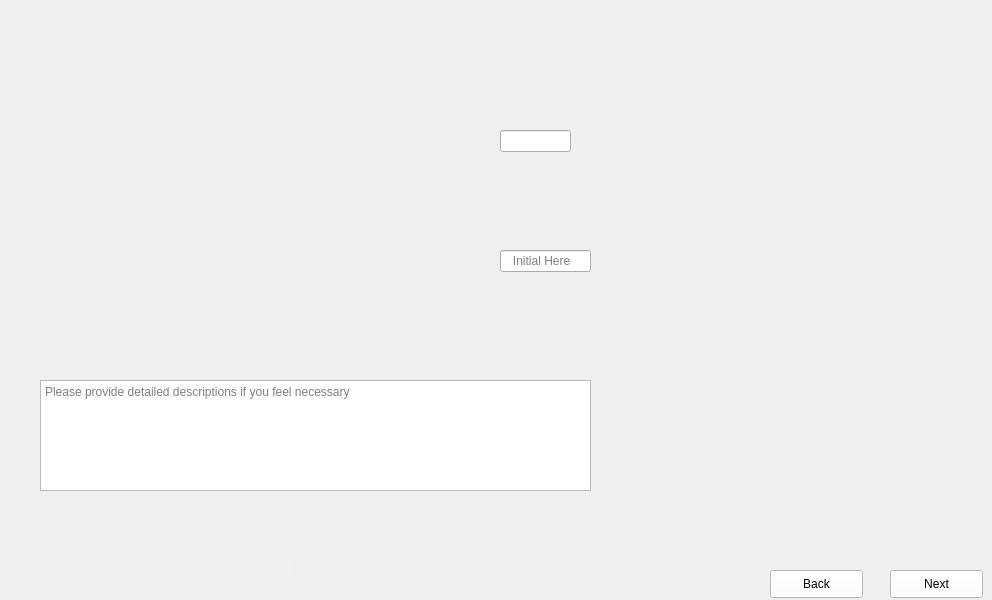
      <widget class="QWidget" name="Dice_First_Pillars_2">
       <property name="maximumSize">
        <size>
         <width>1024</width>
         <height>600</height>
        </size>
       </property>
       <property name="styleSheet">
        <string notr="true">border-image: url(:/images/images/Dice_First_Pillars_2.png);</string>
       </property>
       <widget class="QLineEdit" name="Dice_First_Pillars_2_Data">
        <property name="geometry">
         <rect>
          <x>500</x>
          <y>130</y>
          <width>71</width>
          <height>22</height>
         </rect>
        </property>
        <property name="styleSheet">
         <string notr="true">border-image:None;</string>
        </property>
       </widget>
       <widget class="QLineEdit" name="Dice_First_Pillars_2_Initial1">
        <property name="geometry">
         <rect>
          <x>500</x>
          <y>250</y>
          <width>91</width>
          <height>22</height>
         </rect>
        </property>
        <property name="styleSheet">
         <string notr="true">border-image:None;</string>
        </property>
        <property name="placeholderText">
         <string>   Initial Here</string>
        </property>
       </widget>
       <widget class="QLineEdit" name="Dice_First_Pillars_2_Dates">
        <property name="geometry">
         <rect>
          <x>110</x>
          <y>560</y>
          <width>91</width>
          <height>22</height>
         </rect>
        </property>
        <property name="styleSheet">
         <string notr="true">QLineEdit{
background-color: rgb(240, 240, 240);
border: none;
border-image:None;
}</string>
        </property>
       </widget>
       <widget class="QLineEdit" name="Dice_First_Pillars_2_Initial2">
        <property name="geometry">
         <rect>
          <x>210</x>
          <y>560</y>
          <width>81</width>
          <height>22</height>
         </rect>
        </property>
        <property name="styleSheet">
         <string notr="true">QLineEdit{
background-color: rgb(240, 240, 240);
border: none;
border-image:None;
}</string>
        </property>
       </widget>
       <widget class="QTextEdit" name="Dice_First_Pillars_2_Comments">
        <property name="geometry">
         <rect>
          <x>40</x>
          <y>380</y>
          <width>551</width>
          <height>111</height>
         </rect>
        </property>
        <property name="styleSheet">
         <string notr="true">border-image:None;</string>
        </property>
        <property name="placeholderText">
         <string>Please provide detailed descriptions if you feel necessary </string>
        </property>
       </widget>
       <widget class="QPushButton" name="Dice_First_Pillars_2_Next">
        <property name="geometry">
         <rect>
          <x>890</x>
          <y>570</y>
          <width>93</width>
          <height>28</height>
         </rect>
        </property>
        <property name="styleSheet">
         <string notr="true">QPushButton{
background-color: rgb(255, 255, 255);
height: 35px;
border-image:None;
}
QPushButton::hover{
background-color: rgb(0, 0, 255);
}
QPushButton:pressed{
padding-top:7px;
padding-top:7px;
}</string>
        </property>
        <property name="text">
         <string>Next</string>
        </property>
       </widget>
       <widget class="QPushButton" name="Dice_First_Pillars_2_Back">
        <property name="geometry">
         <rect>
          <x>770</x>
          <y>570</y>
          <width>93</width>
          <height>28</height>
         </rect>
        </property>
        <property name="styleSheet">
         <string notr="true">QPushButton{
background-color: rgb(255, 255, 255);
height: 35px;
border-image:None;
}
QPushButton::hover{
background-color: rgb(0, 0, 255);
}
QPushButton:pressed{
padding-top:7px;
padding-top:7px;
}</string>
        </property>
        <property name="text">
         <string>Back</string>
        </property>
       </widget>
      </widget>
